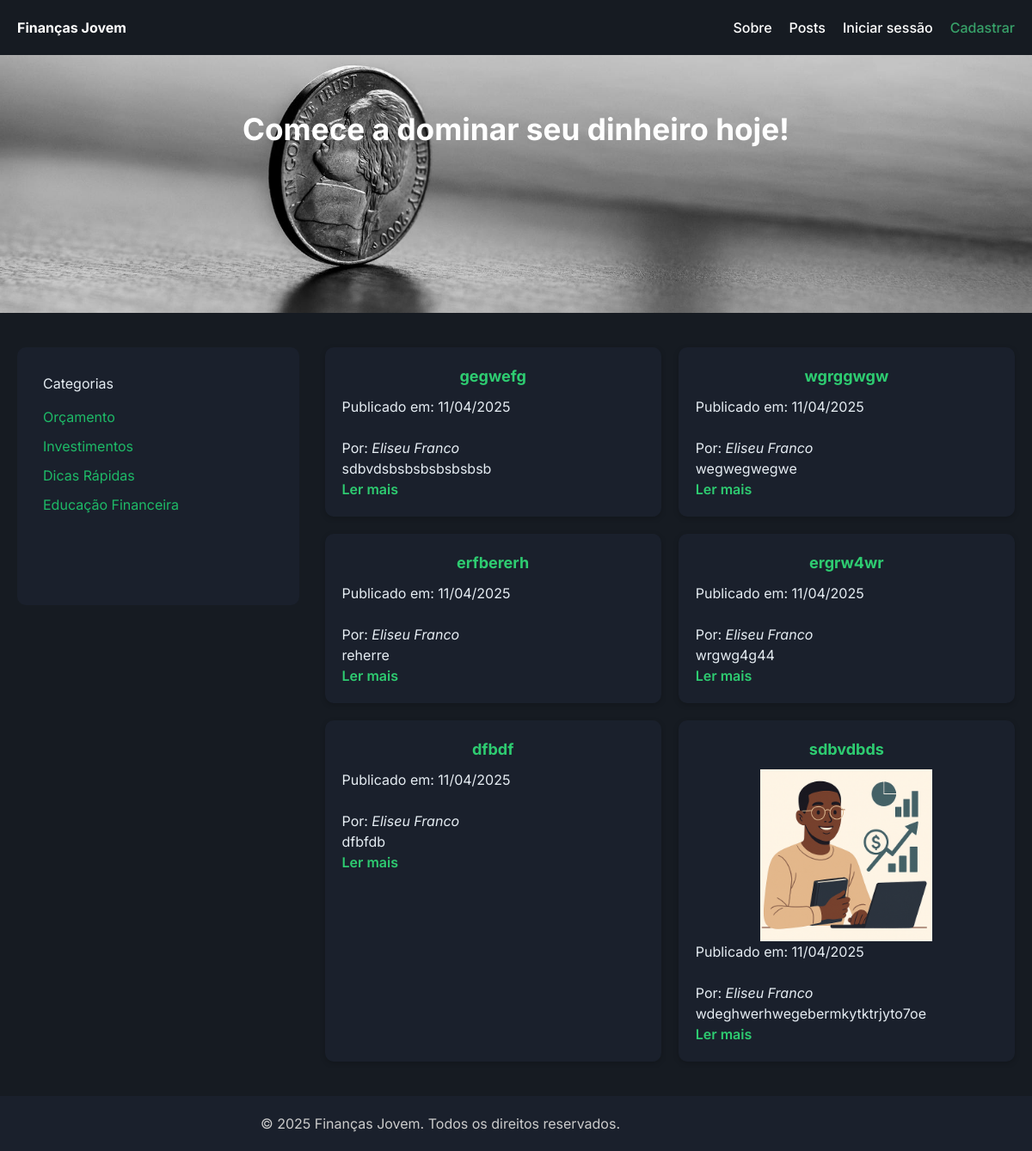
The page / on the database its author committed.
### models/post_model.py (models this page shows)
class Post(db.Model):
    id = db.Column(db.Integer, primary_key = True)
    title = db.Column(db.String(100), nullable = False)
    content = db.Column(db.Text(), nullable = False)
    published_date = db.Column(db.DateTime, default = func.now())
    photo = db.Column(db.String(), nullable = True)
    author_id = db.Column(db.Integer, db.ForeignKey("author.id", ondelete="CASCADE"), nullable = False)
    author = db.relationship('Author', backref=db.backref('post', cascade="all, delete-orphan"))

### models/user_model.py (models this page shows, shortened)
class Author(db.Model, UserMixin):
    id = db.Column(db.Integer, primary_key = True)
    name = db.Column(db.String(100), nullable = False, unique  = True)
    email = db.Column(db.String(100), nullable = False)
    password_hash = db.Column(db.String(), nullable = True)

### routes/main_route.py (the view)
@main_bp.route("/")
def index():
    posts = Post.query.all()
    return render_template("index.html", posts = posts)

### templates/index.html (shortened to what this page needs)
<!DOCTYPE html>
<html lang="pt-br">
  <head>
    <link
      rel="stylesheet"
      href="{{url_for('static', filename='css/index.css')}}"
    />
    <script src="https://cdn.tailwindcss.com"></script>
  </head>
  <body>
    <header>
      <div class="nav-container">
        <h2 class="logo">
          <a href="{{url_for('index.index')}}">Finanças Jovem</a>
        </h2>
        <nav class="nav">
          <div class="nav-links">
            <a href="#">Sobre</a>
            <a href="#">Posts</a>
            {% if not current_user.is_authenticated %}
            <a href="{{ url_for('user.login') }}">Iniciar sessão</a>
            <a href="{{ url_for('user.register') }}" class="regist"
              >Cadastrar</a
            >
            {% else %}
            <a href="{{url_for('user.dashboard')}}">Dashboard</a>
            {% endif %}
          </div>
        </nav>
      </div>
    </header>
    {% block content %}
    <section class="hero">
      <div class="hero-section">
        <h2>Comece a dominar seu dinheiro hoje!</h2>
      </div>
    </section>
    <main class="main-content">
      <aside class="sidebar">
        <h3>Categorias</h3>
        <ul>
          <li><a href="#">Orçamento</a></li>
          <li><a href="#">Investimentos</a></li>
          <li><a href="#">Dicas Rápidas</a></li>
          <li><a href="#">Educação Financeira</a></li>
        </ul>
      </aside>
      <section class="posts">
        {% for post in posts %}
        <article class="post-card">
          <h4
            style="
              text-align: center;
              color: #2ecc71;
              font-size: 18px;
              font-weight: bold;
            "
          >
            {{post.title}}
          </h4>
          {% if post.photo %}
          <div>
            <img
              src="{{url_for('static', filename='images/' ~ post.photo)}}"
              alt="post image"
              width="200px"
              style="margin: auto"
            />
          </div>
          {% endif %}
          <span
            >Publicado em: {{post.published_date.strftime("%d/%m/%Y")}}</span
          >
          <br />
          <br />
          <span>Por: <em>{{post.author.name}}</em></span>
          <p>{{post.content | safe |truncate(100, False, '...')}}</p>
          <a href="#">Ler mais</a>
        </article>
        {% endfor %}
      </section>
    </main>
    {% endblock %}
    <footer class="footer">
      <div class="container">
        <p>&copy; 2025 Finanças Jovem. Todos os direitos reservados.</p>
      </div>
    </footer>
  </body>
</html>

### static/css/index.css (style rules this page uses)
* { margin: 0; padding: 0; box-sizing: border-box; }
body { font-family: "Inter", sans-serif; background-color: #161b22; color: #e6edf3; }
header { background-color: #161b22; padding: 20px; color: #fff; }
.nav-container { max-width: 1200px; margin: 0 auto; display: flex; justify-content: space-between; align-items: center; cursor: pointer; }
.logo { font-weight: 700; }
.logo a { text-decoration: none; color: #fff; }
.nav-links { display: flex; gap: 20px; }
.nav-links a { color: #fff; font-weight: 500; text-decoration: none; }
.nav-links a.regist { color: #38a169; }
.hero { background-image: url(/static/images/coin.png); background-repeat: no-repeat; background-size: cover; background-position: center top; height: 300px; width: 100%; color: #1eba67; padding: 60px 20px; text-align: center; }
.hero h2 { font-size: 2.2rem; margin-bottom: 10px; font-weight: bold; color: #fff; }
.main-content { display: flex; gap: 30px; padding: 40px 20px; }
.sidebar { background-color: #1a202c; padding: 30px; border-radius: 10px; flex: 1; height: 300px; }
.sidebar h3 { margin-bottom: 15px; }
.sidebar ul { list-style: none; }
.sidebar ul li { margin: 10px 0; }
.sidebar ul li a { color: #1eba67; }
a { text-decoration: none; }
.posts { flex: 3; display: flex; flex-wrap: wrap; gap: 20px; }
.post-card { background-color: #1a202c; padding: 20px; border-radius: 10px; width: calc(50% - 10px); box-shadow: 0 2px 6px rgba(0, 0, 0, 0.2); }
.post-card h4 { margin-bottom: 10px; }
.post-card p { max-width: 300px; }
.post-card a { color: #2ecc71; font-weight: 600; }
.footer { background: #1a202c; color: #ccc; text-align: center; padding: 20px 0; }

### rows shown on the page
Post: title "gegwefg", published_date "11/04/2025", author.name "Eliseu Franco", content "sdbvdsbsbsbsbsbsbsb"
Post: title "wgrggwgw", published_date "11/04/2025", author.name "Eliseu Franco", content "wegwegwegwe"
Post: title "erfbererh", published_date "11/04/2025", author.name "Eliseu Franco", content "reherre"
Post: title "ergrw4wr", published_date "11/04/2025", author.name "Eliseu Franco", content "wrgwg4g44"
Post: title "dfbdf", published_date "11/04/2025", author.name "Eliseu Franco", content "dfbfdb"
Post: title "sdbvdbds", photo (picture), published_date "11/04/2025", author.name "Eliseu Franco", content "wdeghwerhwegebermkytktrjyto7oe"
